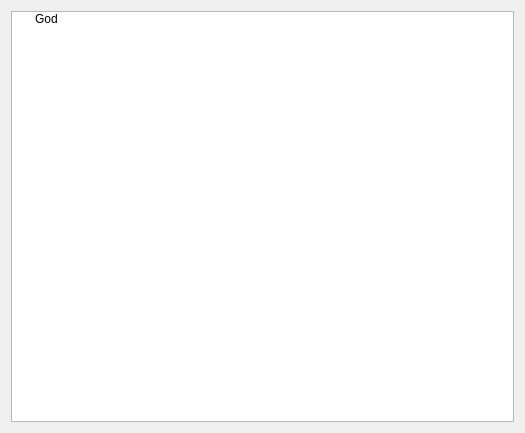
<?xml version="1.0" encoding="UTF-8"?>
<ui version="4.0">
 <class>TestForm</class>
 <widget class="QWidget" name="TestForm">
  <property name="geometry">
   <rect>
    <x>0</x>
    <y>0</y>
    <width>525</width>
    <height>433</height>
   </rect>
  </property>
  <property name="windowTitle">
   <string>Form</string>
  </property>
  <layout class="QVBoxLayout" name="verticalLayout">
   <item>
    <widget class="QTreeWidget" name="treeWidget">
     <attribute name="headerVisible">
      <bool>false</bool>
     </attribute>
     <column>
      <property name="text">
       <string>1</string>
      </property>
     </column>
     <item>
      <property name="text">
       <string>God</string>
      </property>
     </item>
    </widget>
   </item>
  </layout>
 </widget>
 <resources/>
 <connections/>
</ui>
